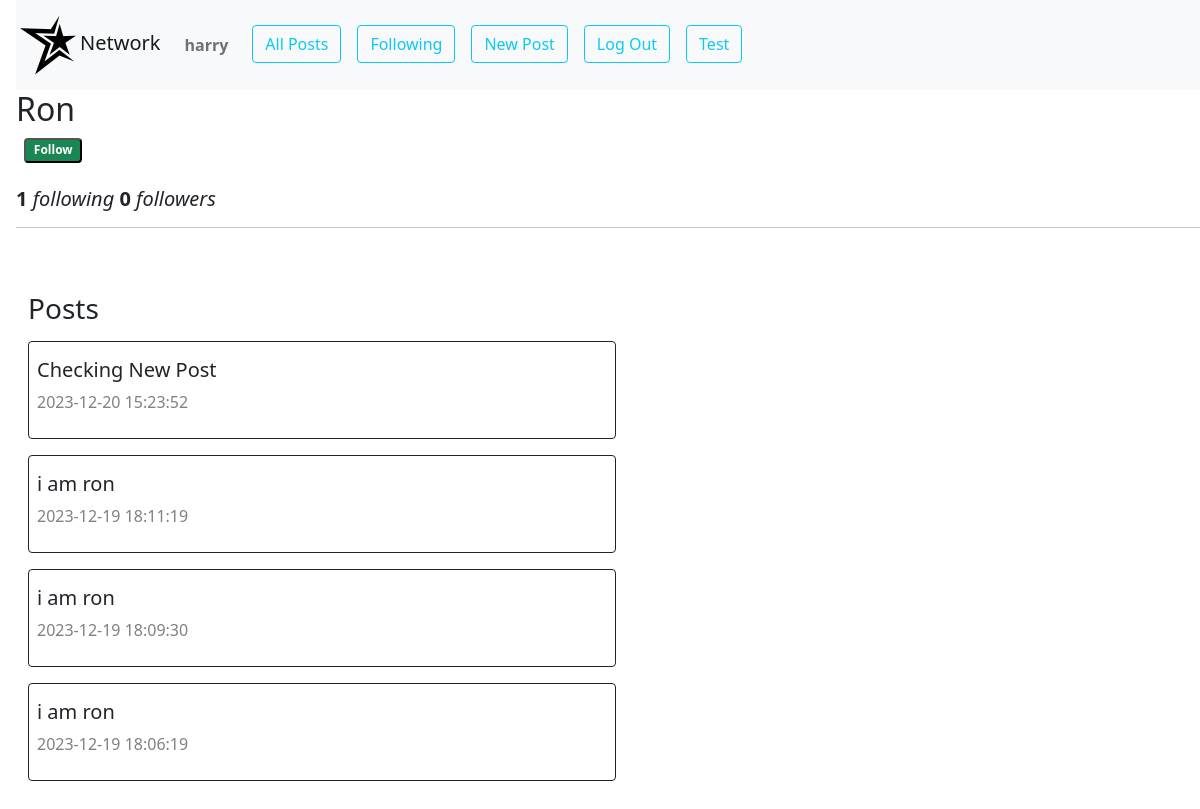
The page /profile/2 (signed in) on the database its author committed.
### app.py (models this page shows, shortened)
class Users(db.Model):
    __tablename__ = "users"
    id = db.Column(db.Integer, primary_key=True)
    username = db.Column(db.String(80), unique=True, nullable=False)
    hash = db.Column(db.String(200),nullable=False)
    email = db.Column(db.String(120), unique=True, nullable=False)
    first_name=db.Column(db.String(80), nullable=True)
    last_name=db.Column(db.String(80), nullable=True)
    profile_pic_addr=db.Column(db.String(200), nullable=True)
    user_posts=db.relationship('Posts',backref='owner',lazy='dynamic')
    followers = db.relationship('Users',
                                secondary = follow,
                                primaryjoin = (follow.c.following_id == id),
                                secondaryjoin = (follow.c.follower_id == id),
                                backref = 'following'
                                )

class Posts(db.Model):
    __tablename__ = "posts"
    id = db.Column(db.Integer, primary_key=True)
    content = db.Column(db.String(150), nullable=False)
    likes = db.Column(db.Integer, default=0)
    created_at = db.Column(db.DateTime(timezone=True), server_default=db.func.current_timestamp())
    person_id = db.Column(db.Integer, db.ForeignKey('users.id'),nullable=False)

### app.py (the view)
@app.route("/profile/<int:id>", methods=["GET", "POST"])
def profile(id):
    current_user_id=session.get("user_id")
    if current_user_id==id:
        current_user=Users.query.filter_by(id=id).first()
        profile=current_user
    elif current_user_id ==None:
        profile=Users.query.filter_by(id=id).first()
        current_user=None
    else:
        profile=Users.query.filter_by(id=id).first()
        current_user=Users.query.filter_by(id=current_user_id).first()
    posts=Posts.query.filter_by(person_id=profile.id).order_by(Posts.created_at.desc()).all()
    is_user=current_user_id==profile.id
    is_following=False
    if not is_user and not current_user_id==None:
        is_following=profile in current_user.following
    user_id=session.get("user_id")
    if user_id:
        current_user=Users.query.filter_by(id=user_id).first()
    else:
        current_user=None
    return render_template("profile.html",profile=profile,posts=posts,is_user=is_user,
                           is_following=is_following,current_user=current_user)

### app.py (called while the page is built)
@app.after_request
def after_request(response):
    response.headers["Cache-Control"] = "no-cache, no-store, must-revalidate"
    response.headers["Expires"] = 0
    response.headers["Pragma"] = "no-cache"
    return response

### templates/profile.html
{% extends "layout.html" %}
{% block body %}
<div id="profile_div">
    <div>
        <h2 class="ms-3">{{profile.username}}</h2>
        <div class="ms-3" id="follow_div">
            {%if current_user %}
            {%if not is_user%}
            {%if is_following %}
            <span class="badge bg-secondary ">Following</span><button class="badge bg-danger ms-2" id="unfollow_btn" data-profile_id="{{profile.id}}">Unfollow</button> {%else%}<button data-profile_id="{{profile.id}}" class="badge bg-success ms-2" id="follow_btn">Follow</button>
            {%endif%}
            {%endif%}
            {%endif%}
        </div>
        <h5 class="ms-3"></br><strong>{{profile.following|count}}</strong> <i>following </i>         <strong>{{profile.followers|count}}</strong> <i>followers</i><hr></h5>
    </div >
    <div class="container-fluid py-5 ">
        <h3 class="ms-3">Posts</h3>
        {% for item in posts%}
        <div class="border border-dark m-3 p-2 rounded w-50">
           <h5 class="mt-2">{{item.content}}</h5>
           <p><span style='color:grey;'>{{item.created_at}}</span></p>
        </div>
        {%endfor%}
    </div>
</div>
{% endblock %}

### templates/layout.html (shortened to what this page needs)
<!DOCTYPE html>
<html lang="en">
	<head>
		<link href="/static/styles.css" rel="stylesheet" />
		<link
			href="https://cdn.jsdelivr.net/npm/bootstrap@5.0.2/dist/css/bootstrap.min.css"
			rel="stylesheet"
 />
		<link
			rel="stylesheet"
			href="https://cdnjs.cloudflare.com/ajax/libs/font-awesome/4.7.0/css/font-awesome.min.css" />
	</head>
	<body>
		<nav class="navbar navbar-expand-lg navbar-light bg-light ms-3">
			<a class="navbar-brand" id="network" href="/"
				><img src="/static/favicon.ico" alt="" />Network</a
			>
			<div>
				<ul class="navbar-nav mr-auto">
					<li class="nav-item">
						{% if current_user %}
						<a class="nav-link me-3" id="username"
							><strong>{{current_user.username}}</strong></a
						>
						{%else%}
						<a class="nav-link me-3" id="username"><strong>Guest</strong></a>
						{%endif%}
					</li>
					<li class="nav-item">
						<a class="btn btn-outline-info me-3" href="/" id="allpost"
							>All Posts</a
						>
					</li>
					{% if current_user %}
					<li class="nav-item">
						<a class="btn btn-outline-info me-3" href="/following" id="follow"
							>Following</a
						>
					</li>
					<li class="nav-item" id="newpost">
						<a class="btn btn-outline-info me-3" href="/newpost" id="newpost"
							>New Post</a
						>
					</li>
					<li class="nav-item">
						<a class="btn btn-outline-info me-3" href="/logout">Log Out</a>
					</li>
					{%endif%}
					<li class="nav-item">
						<a class="btn btn-outline-info me-3" href="/test">Test</a>
					</li>
				</ul>
			</div>
		</nav>
		<div class="body">
			 {% block body %} {% endblock %}
		</div>
	</body>
</html>

### rows shown on the page
Users: username "harry"
Users: username "Ron"
Posts: content "Checking New Post", created_at "2023-12-20 15:23:52"
Posts: content "i am ron", created_at "2023-12-19 18:11:19"
Posts: content "i am ron", created_at "2023-12-19 18:09:30"
Posts: content "i am ron", created_at "2023-12-19 18:06:19"

### other values the page prints
{{ profile.following|count }} "1"
{{ profile.followers|count }} "0"
